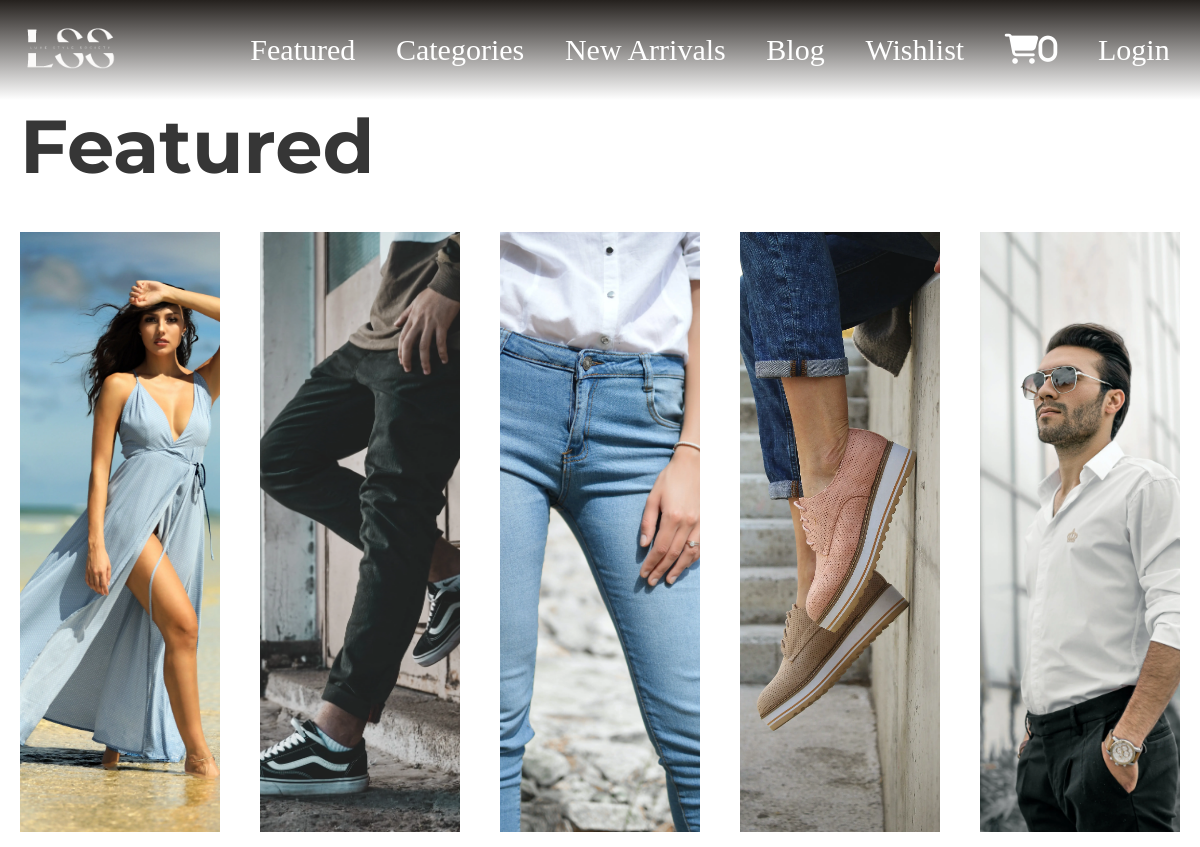
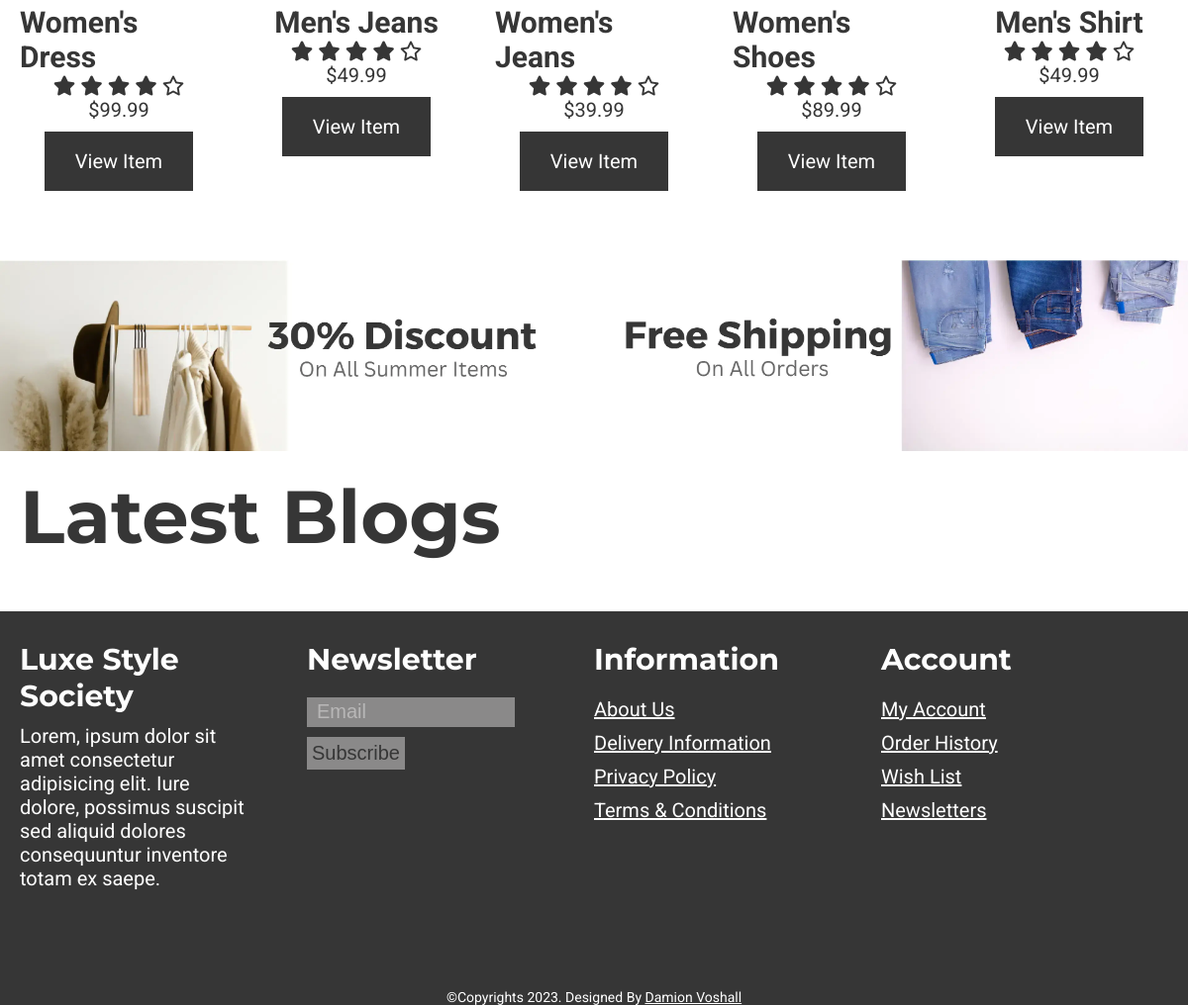
Screenshot of /featured.php with the database file from the repository (2 pictures, top to bottom).
### tables this page shows
CREATE TABLE `product` (
  `item_id` bigint(20) UNSIGNED NOT NULL,
  `item_name` varchar(255) NOT NULL,
  `item_price` double(10,2) NOT NULL,
  `item_image` varchar(255) NOT NULL,
  `item_register` date NOT NULL,
  `item_category` varchar(200) NOT NULL
);

### featured.php (called while the page is built, shortened)
<?php
    include('header.php');
?>
<?php
        include('template/_featured.php');
?>
<?php
        include('template/_banner-ads.php');
?>
<?php
        include('template/_blogs.php');
?>
<?php
include('footer.php');
?>

### functions.php (called while the page is built, shortened)
<?php session_start();
    require('database/DBController.php');
    require('database/Product.php');
    $db = new DBController();
    $product = new Product($db);
    $product_shuffle = $product->getData();
    $currentUser = array();
?>

### database/DBController.php (called while the page is built, shortened)
<?php
class DBController
{
    protected $host = 'localhost';
    protected $user = 'root';
    protected $password = '';
    protected $database = 'luxe_society';
    public function __construct()
    {
        $this->con = mysqli_connect($this->host,$this->user,$this->password,$this->database);
    }
}
?>

### database/Product.php (called while the page is built, shortened)
<?php
class Product
{
    public $db = null;
    public function __construct(DBController $db)
    {
        $this->db = $db;
    }
    public function getData($table = 'product'){
        $allowedTables = ['product', 'wishlist', 'cart', 'user'];
        if (in_array($table, $allowedTables)){
        $result = $this->db->con->query("SELECT * FROM {$table}");
        $resultArray = array();
        while ($item = mysqli_fetch_array($result, MYSQLI_ASSOC)){
            $resultArray[] = $item;
        }
        return $resultArray;
    } else {
        return [];
    }
}
}
?>

### template/_featured.php (the view)
<?php
  shuffle($product_shuffle);
?>
<section id="featured">
        <div>
          <h2 class="font-mont font-size-xl color-primary">Featured</h2>
          <div class="owl-carousel owl-theme">
            <?php foreach($product_shuffle as $item) { ?>
            <div class="item">
              <div class="product font-roboto">
                <a href="<?php printf('%s?item_id=%s', 'product.php', $item['item_id']); ?>"
                  ><img src="<?php echo $item['item_image'] ?? "./assets/products/dress-shirt.jpg"; ?>" loading="lazy" alt="product1"
                /></a>
                <div class="product-info">
                  <h3 class="font-size-lg color-primary"><?php echo $item['item_name'] ?? "Unknown"; ?></h3>
                  <div class="font-size-20 color-primary">
                    <span><i class="fas fa-star"></i></span>
                    <span><i class="fas fa-star"></i></span>
                    <span><i class="fas fa-star"></i></span>
                    <span><i class="fas fa-star"></i></span>
                    <span><i class="far fa-star"></i></span>
                  </div>
                  <div>
                    <span class="font-size-20 color-primary">$<?php echo $item['item_price'] ?? '0'; ?></span>
                  </div>
                  <div>
                    <?php
                      if(isset($currentUser) && array_key_exists('user_id', $currentUser) && in_array($item['item_id'],$Cart->getCartId($Cart->getCartData($currentUser['user_id'])) ?? [])): ?>
                        <a
                        href="<?php printf('%s?item_id=%s', 'product.php', $item['item_id']); ?>"
                        disabled
                        class="font-size-20 product-btn color-secondary-bg"
                      >
                        Added to Cart
                      </a>
                      <?php else: ?>
                        <a
                        href="<?php printf('%s?item_id=%s', 'product.php', $item['item_id']); ?>"
                        name="featured_submit"
                        class="font-size-20 product-btn color-primary-bg"
                      >
                        View Item
                      </a>
                      <?php endif; ?>
                      </div>
                </div>
              </div>
            </div>
            <?php }  ?>
          </div>
        </div>
      </section>

### header.php (shortened to what this page needs)
<?php
  require('functions.php');
  ?>
<!DOCTYPE html>
<html lang="en">
<head>
  <link rel="stylesheet" href="https://cdnjs.cloudflare.com/ajax/libs/OwlCarousel2/2.3.4/assets/owl.carousel.min.css" />
  <link rel="stylesheet" href="https://cdnjs.cloudflare.com/ajax/libs/OwlCarousel2/2.3.4/assets/owl.theme.default.min.css" />
  <link rel="stylesheet" href="https://cdnjs.cloudflare.com/ajax/libs/animate.css/4.1.1/animate.min.css" />
  <link rel="stylesheet" href="https://cdnjs.cloudflare.com/ajax/libs/font-awesome/6.4.0/css/all.min.css" />
  <link rel="stylesheet" href="./style.css" />
</head>
<body>
  <header id="header" class="header__main">
    <nav class="navbar">
      <a href="index.php" rel="home"><img src="./assets/lss-logo-white.webp" class="header-img" /></a>
      <ul class="nav no-search font-roboto">
        <li class="nav-item"><a href="featured.php">Featured</a></li>
        <li class="nav-item"><a href="categories.php">Categories</a></li>
        <li class="nav-item"><a href="new-arrivals.php">New Arrivals</a></li>
        <li class="nav-item"><a href="#">Blog</a></li>
        <li class="nav-item nav-right"><a href="wishlist.php">Wishlist</a></li>
        <li class="nav-item nav-right">
          <form action="#">
            <a href="cart.php"><i class="fas fa-shopping-cart"><span><?php echo isset($currentUser) && array_key_exists('user_id', $currentUser) ? count($Cart->getCartData($currentUser['user_id'])) : 0; ?></span></i></a>
          </form>
        </li>
        <li class="nav-item nav-right">
          <?php if(isset($currentUser) && array_key_exists('user_id', $currentUser)): ?>
            <a href="logout.php">Welcome <?php echo $currentUser['first_name'] ?> | Logout</a>
            <?php else: ?>
          <a href="login.php">Login</a></li>
          <?php endif; ?>
      </ul>
    </nav>
  </header>
  <main id="main-site">

### template/_banner-ads.php
<section id="banner_ads">
        <img src="./assets/adBannerDiscount.webp" alt="banner1" loading="lazy" />
        <img src="./assets/adBannerShipping.webp" alt="banner2" loading="lazy" />
      </section>

### template/_blogs.php (shortened to what this page needs)
<section id="blogs">
        <div>
          <h2 class="font-mont font-size-xl color-primary">Latest Blogs</h2>
        </div>
      </section>

### footer.php (shortened to what this page needs)
</main>
    <footer class="color-primary-bg" id="footer">
      <div class="footer-container">
        <div class="row">
          <div class="col">
            <h2 class="font-mont font-size-lg">Luxe Style Society</h2>
            <p class="font-size-20 font-roboto">
              Lorem, ipsum dolor sit amet consectetur adipisicing elit. Iure
              dolore, possimus suscipit sed aliquid dolores consequuntur
              inventore totam ex saepe.
            </p>
          </div>
          <div class="col">
            <h4 class="font-mont font-size-lg">Newsletter</h4>
            <form>
              <div class="col">
                <input class="font-size-20" type="text" placeholder="Email" />
              </div>
              <button class="color-primary font-size-20" type="submit">
                Subscribe
              </button>
            </form>
          </div>
          <div class="col">
            <h4 class="font-mont font-size-lg">Information</h4>
            <nav>
              <ul>
                <li>
                  <a href="#" class="font-roboto font-size-20">About Us</a>
                </li>
                <li>
                  <a href="#" class="font-roboto font-size-20"
                    >Delivery Information</a
                  >
                </li>
                <li>
                  <a href="#" class="font-roboto font-size-20"
                    >Privacy Policy</a
                  >
                </li>
                <li>
                  <a href="#" class="font-roboto font-size-20"
                    >Terms & Conditions</a
                  >
                </li>
              </ul>
            </nav>
          </div>
          <div class="col">
            <h4 class="font-mont font-size-lg">Account</h4>
            <nav class="account-nav">
              <ul>
                <li>
                  <a href="#" class="font-roboto font-size-20">My Account</a>
                </li>
                <li>
                  <a href="#" class="font-roboto font-size-20">Order History</a>
                </li>
                <li>
                  <a href="#" class="font-roboto font-size-20">Wish List</a>
                </li>
                <li>
                  <a href="#" class="font-roboto font-size-20">Newsletters</a>
                </li>
              </ul>
            </nav>
          </div>
        </div>
      </div>
      <div class="copyrights">
        <p class="font-roboto font-size-14">
          &copyCopyrights 2023. Designed By <a href="#">Damion Voshall</a>
        </p>
      </div>
    </footer>
  </body>
</html>

### style.css (style rules this page uses)
* { margin: 0; padding: 0; }
button, button:focus { outline: none; box-shadow: none; }
ul, li { list-style: none; }
input, input:focus { border: none; outline: none; }
.font-roboto { font-family: "Roboto", sans-serif; }
.font-mont { font-family: "Montserrat", sans-serif; }
.font-size-14 { font-size: 14px; }
.font-size-20 { font-size: 20px; }
.font-size-lg { font-size: 30px; }
.font-size-xl { font-size: 75px; }
.color-primary { color: rgb(54, 54, 54); }
.color-primary-bg { background: rgb(54, 54, 54); }
.header-img { width: 100px; height: 100px; object-fit: cover; margin-left: 20px; }
.navbar { display: flex; justify-content: space-between; align-items: center; height: 100px; overflow: hidden; position: absolute; background: -webkit-linear-gradient(top, #25211e 0, rgba(37, 33, 30, 0) 100%); background: linear-gradient(to bottom, #25211e 0, rgba(37, 33, 30, 0) 100%); top: 0; left: 0; width: 100%; z-index: 2; }
.navbar ul { list-style: none; display: flex; justify-content: space-around; width: 80%; }
.navbar .nav-right { justify-self: end; }
.nav-item a { color: white; font-size: 30px; font-weight: 400; text-decoration: none; transition: color 0.3s ease-out; font-family: montserrat-regular; margin-right: 20px; }
#featured, #new-arrivals { margin-top: 100px; }
#featured h2, #new-arrivals h2 { margin-left: 20px; }
#featured .owl-carousel, #new-arrivals .owl-carousel { margin-top: 20px; }
#featured .owl-carousel .item, #new-arrivals .owl-carousel .item { margin: 20px; }
#featured .owl-carousel .item .product, #new-arrivals .owl-carousel .item .product { display: flex; flex-direction: column; align-items: center; }
#featured .owl-carousel .item .product a, #new-arrivals .owl-carousel .item .product a { overflow: hidden; }
#featured .owl-carousel .item .product img, #new-arrivals .owl-carousel .item .product img { height: 600px; width: 100%; object-fit: cover; transition: transform 0.5s ease; }
#featured .product-info, #new-arrivals .product-info { margin-top: 20px; display: flex; flex-direction: column; align-items: center; }
#featured .product-btn, #new-arrivals .product-btn { display: block; width: 130px; height: 40px; margin-top: 10px; padding: 10px; border: none; color: white; transition: background-color 0.5s ease; text-decoration: none; text-align: center; line-height: 40px; }
#banner_ads { display: flex; margin-top: 50px; }
#banner_ads img { width: 50%; }
#blogs h2 { margin: 20px; }
#footer { margin-top: 50px; color: white; }
#footer .footer-container { margin: 20px; padding-top: 20px; }
#footer .footer-container .row { display: flex; justify-content: space-between; }
#footer .footer-container .col { width: 20%; margin-right: 5%; display: flex; flex-direction: column; }
#footer a { color: white; }
#footer .footer-container .col input { width: 200px; height: 30px; background-color: rgb(138, 137, 137); color: white; padding-left: 10px; }
#footer .footer-container .col input::placeholder { color: rgb(184, 183, 183); }
#footer .footer-container .col button { padding: 5px; border: none; background-color: rgb(138, 137, 137); }
#footer .footer-container .col > *, #footer li, #footer button { margin-top: 10px; }
#footer .copyrights { text-align: center; margin-top: 100px; }

### rows the page displays
product: item_image (picture), item_name "Women's Dress", item_price "99.99"
product: item_image (picture), item_name "Men's Jeans", item_price "49.99"
product: item_image (picture), item_name "Women's Jeans", item_price "39.99"
product: item_image (picture), item_name "Women's Shoes", item_price "89.99"
product: item_image (picture), item_name "Men's Shirt", item_price "49.99"
